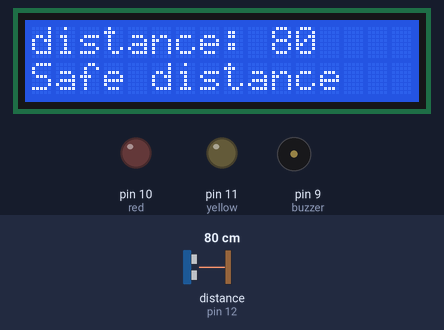
This program was run on a simulated Arduino Uno, built with avr-gcc and run on an emulated ATmega328P. Shown: 16×2 character LCD, output pins drawn as LEDs (lit = HIGH), buzzer (waves = sounding). Wiring (from diagram.json): ultrasonic range finder: trigger pin 13; echo pin 12. The inputs (shaded band) are chosen by the test bench; at power-on: distance to the obstacle (sensor on pin 12) 80 cm. The echo pulse lasts 58.3 µs per cm; pins used as bus, display or sensor lines are not drawn.

Above: at 1.2 s.
1.3 s: distance to the obstacle (sensor on pin 12) set to 23 cm
At 2.1 s:
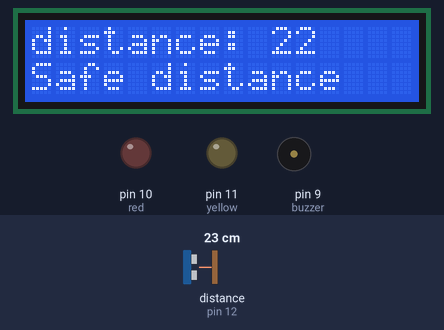
4.4 s: distance to the obstacle (sensor on pin 12) set to 20 cm
At 5.3 s:
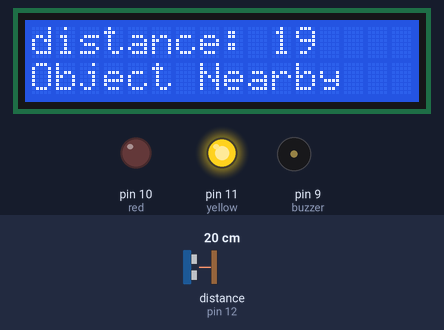
7.4 s: distance to the obstacle (sensor on pin 12) set to 2 cm
At 7.9 s:
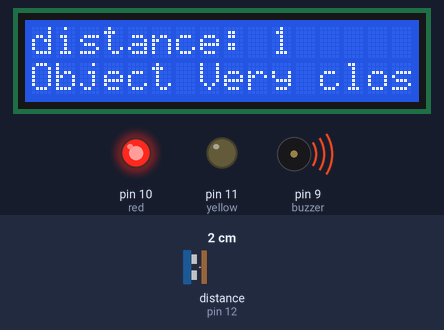
Timing chart, 0 to 10.4 s (numbered marks = the images above; inputs shaded):
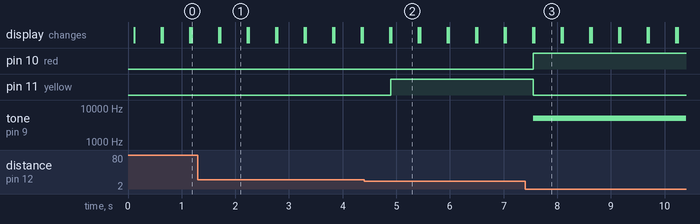

Measured:
- the behaviour switches between 22 and 21 cm on distance to the obstacle (sensor on pin 12) (found by bisection; images 1 and 2)
- after the input at 1.3 s, the display: first differs from a run without the input after 0.42 s (image 1)
- after the input at 4.4 s, pin 11 (yellow): LOW → HIGH after 0.50 s; the display: first differs from a run without the input after 0.51 s (image 2)
- after the input at 7.4 s, pin 10 (red): LOW → HIGH after 0.16 s; pin 11 (yellow): HIGH → LOW after 0.16 s; tone on pin 9 (buzzer): silent → 5000 Hz after 0.16 s; the display: first differs from a run without the input after 0.17 s (image 3)
- what the display in image 1 shows lasts 0.5 s, from 1.7 s to 2.2 s

The program:

main.cpp
```cpp
#include<Arduino.h>
#include <LiquidCrystal_I2C.h>

LiquidCrystal_I2C lcd(0x27,16,2);


int trigpin = 13;
int echopin = 12;
int yellow = 11;
int red = 10;
int buzzer = 9;

void setup() {
pinMode(trigpin, OUTPUT);
pinMode(echopin, INPUT);
pinMode(yellow, OUTPUT);
pinMode(red, OUTPUT);
pinMode(buzzer, OUTPUT);

lcd.init();
lcd.backlight();
lcd.clear();

lcd.setCursor(0,0);
lcd.print("System ready..");

}

void loop() {

  digitalWrite(trigpin, HIGH);
  delayMicroseconds(10);
  digitalWrite(trigpin, LOW);

  double diuration = pulseIn(echopin,HIGH);

  int cm = diuration / 58;

  lcd.setCursor(0,0);
  lcd.print("distance: ");
  lcd.setCursor(10,0);
  lcd.println(cm);

  if(cm < 10){
    digitalWrite(red, HIGH);
    digitalWrite(yellow, LOW);
    tone(buzzer,5000);
    lcd.setCursor(0,1);
    lcd.print("Object Very close");

  }else if(cm <= 20 && cm > 10){
    digitalWrite(red, LOW);
    digitalWrite(yellow, HIGH);
    noTone(buzzer);
    lcd.setCursor(0,1);
    lcd.print("Object Nearby");
  }else{
    digitalWrite(red, LOW);
    digitalWrite(yellow, LOW);
    noTone(buzzer);
    lcd.setCursor(0,1);
    lcd.print("Safe distance");
  }
  delay(500);
  lcd.clear();


}
```
